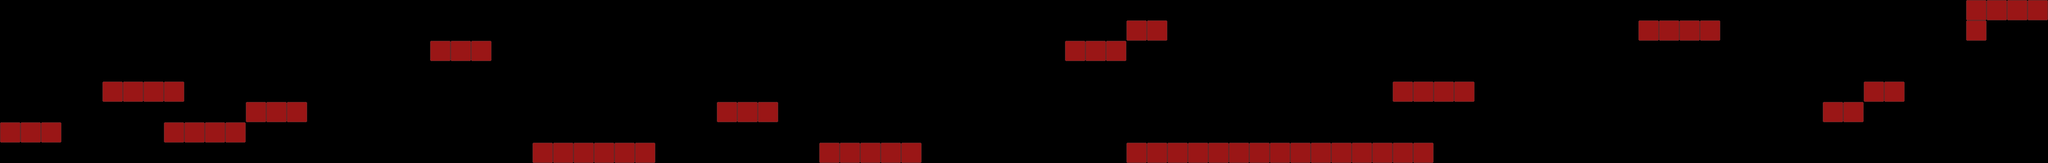

This is a level from a 2D game, rendered from its Tiled map with the project's own tilesets. A one-line summary and the map file follow, with tile-layer data summarised:
An orthogonal 100x8 tile map with 32x32 px tiles, 1 tile layer (red), 2 hidden layers not drawn and 19 objects.

<map version="1.0" orientation="orthogonal" renderorder="right-down" width="100" height="8" tilewidth="32" tileheight="32" nextobjectid="71">
 <tileset firstgid="1" name="blocks" tilewidth="32" tileheight="32">
  <image source="blocks.png" width="96" height="32" />
 </tileset>
 <objectgroup name="macas" visible="0">
  <object id="49" x="808" y="-31" width="21" height="26">
   <ellipse />
  </object>
  <object id="52" x="964" y="180" width="28" height="39">
   <ellipse />
  </object>
  <object id="53" x="1310" y="199" width="31" height="23">
   <ellipse />
  </object>
  <object id="54" x="1499" y="160" width="32" height="29">
   <ellipse />
  </object>
  <object id="55" x="1638" y="64" width="19" height="27">
   <ellipse />
  </object>
  <object id="57" x="1893" y="98" width="20" height="28">
   <ellipse />
  </object>
  <object id="58" x="1988" y="198" width="23" height="28">
   <ellipse />
  </object>
  <object id="59" x="2214" y="198" width="26" height="20">
   <ellipse />
  </object>
  <object id="60" x="2302" y="195" width="30" height="23">
   <ellipse />
  </object>
  <object id="61" x="2405" y="194" width="27" height="23">
   <ellipse />
  </object>
  <object id="62" x="2496" y="199" width="32" height="23">
   <ellipse />
  </object>
  <object id="63" x="2524" y="33" width="29" height="29">
   <ellipse />
  </object>
  <object id="64" x="2381" y="69" width="23" height="18">
   <ellipse />
  </object>
  <object id="65" x="2738" y="-30" width="25" height="27">
   <ellipse />
  </object>
  <object id="66" x="2817" y="165" width="23" height="19">
   <ellipse />
  </object>
  <object id="67" x="2878" y="126" width="27" height="29">
   <ellipse />
  </object>
  <object id="68" x="3045" y="49" width="15" height="20">
   <ellipse />
  </object>
  <object id="69" x="3075" y="-27" width="17" height="21">
   <ellipse />
  </object>
  <object id="70" x="3166" y="-27" width="27" height="21">
   <ellipse />
  </object>
 </objectgroup>
 <layer name="red" width="100" height="8">
  <data>[800 cells, 68 non-empty, 1 distinct tile ids]</data>
 </layer>
 <layer name="green" width="100" height="8" visible="0">
  <data>[800 cells, 40 non-empty, 1 distinct tile ids]</data>
 </layer>
 <layer name="blue" width="100" height="8" visible="0">
  <data>[800 cells, 41 non-empty, 1 distinct tile ids]</data>
 </layer>
</map>
